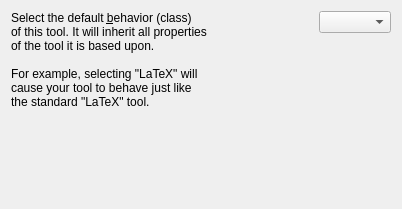
<ui version="4.0" >
 <class>NewToolWizardClassPage</class>
 <widget class="QWidget" name="NewToolWizardClassPage" >
  <property name="geometry" >
   <rect>
    <x>0</x>
    <y>0</y>
    <width>402</width>
    <height>209</height>
   </rect>
  </property>
  <layout class="QHBoxLayout" >
   <item>
    <layout class="QVBoxLayout" >
     <item>
      <widget class="QLabel" name="m_lbBehavior" >
       <property name="text" >
        <string>Select the default &amp;behavior (class)
of this tool. It will inherit all properties
of the tool it is based upon.

For example, selecting "LaTeX" will
cause your tool to behave just like
the standard "LaTeX" tool.</string>
       </property>
       <property name="wordWrap" >
        <bool>false</bool>
       </property>
       <property name="buddy" >
        <cstring>m_cbTools</cstring>
       </property>
      </widget>
     </item>
     <item>
      <spacer>
       <property name="orientation" >
        <enum>Qt::Vertical</enum>
       </property>
       <property name="sizeHint" >
        <size>
         <width>20</width>
         <height>40</height>
        </size>
       </property>
      </spacer>
     </item>
    </layout>
   </item>
   <item>
    <spacer>
     <property name="orientation" >
      <enum>Qt::Horizontal</enum>
     </property>
     <property name="sizeHint" >
      <size>
       <width>40</width>
       <height>20</height>
      </size>
     </property>
    </spacer>
   </item>
   <item>
    <layout class="QVBoxLayout" >
     <item>
      <widget class="KComboBox" name="m_cbTools" />
     </item>
     <item>
      <spacer>
       <property name="orientation" >
        <enum>Qt::Vertical</enum>
       </property>
       <property name="sizeType" >
        <enum>QSizePolicy::Expanding</enum>
       </property>
       <property name="sizeHint" >
        <size>
         <width>20</width>
         <height>111</height>
        </size>
       </property>
      </spacer>
     </item>
    </layout>
   </item>
  </layout>
 </widget>
 <customwidgets>
  <customwidget>
   <class>KComboBox</class>
   <extends>QComboBox</extends>
   <header>kcombobox.h</header>
  </customwidget>
 </customwidgets>
 <resources/>
 <connections/>
</ui>
